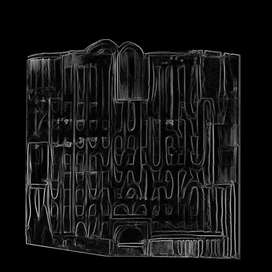
#> input picture edge/mid/DREAM-COLOR.png, 272 x 272 px, shrunk from 825 x 825 before the run; its folder holds 4 pictures in this run
$ python threshold.py
#> lines starting #> are read from the running program, lines starting #| are printed output that depends on the picture; after the words box and inside, x2 and y2 are one past the last pixel; in counts of white or black regions, pixels touching at a corner belong together
from PIL import Image
import os

def create_out_folder():
    """
    Create and out folder in the current working directory and return its
    absolute path.
    """
    cwd = os.getcwd()
    new_dir = cwd + "/out"
    if not os.path.exists(new_dir):
        os.makedirs(new_dir)
    return new_dir

def find_input_folder():
    """
    If you need to find the mid folder starting from edge folder.
    Find the input folder "/mid" in the current working directory and return its
    absolute path.
    """
    input_dir = os.getcwd() + "/mid"
    return input_dir

def create_output_image_folder(image_list, output_dir):
    """
    Create an image directory for each image in the output_dir.

    @params image_list the list of image names
    @params output_dir the path to the output folder
    """
    new_image_dir = output_dir
    for image in image_list:
        new_image_dir = output_dir + "/" + image.split(".")[0]
        if not os.path.exists(new_image_dir):
            os.mkdir(new_image_dir)

def check_png(image_list):
    """
    Check if the image is a .png. Otherwise, remove it from the image_list.

    @params image_list a list of image names.
    """
    for file in image_list[:]:
        if not(file.endswith(".png")):
            image_list.remove(file)

def create_edge_images_folder():
    """
    Create an edge_images folder in the parent folder if it does not exist and
    return its absolute path.

    @return the path to edge_images folder
    """
    cwd = os.getcwd()
    os.chdir("..")
    parent_folder = os.getcwd()
    os.chdir(cwd)
    if not os.path.exists(parent_folder + "/edge_images"):
        os.mkdir(parent_folder + "/edge_images")
    return parent_folder + "/edge_images"

def threshold_image(input_dir, output_dir, above_value, below_value, threshold_list, mod="Mod"):
    """
    Threshold the images given a threshold in the threshold_list.
    If the value in the image is above the threshold, set its value to be
    above_value and if below, set to below_value.

    This method produces many images with different thresholds and renames them
    with original image name + "Mod" + threshold. The images are saved in both
    the out directory of the current working directory and the edge_images
    folder.

    @params input_dir the path to the input directory
    @params output_dir the path to the output directory
    @params above_value the value that replaces the pixel if its value is greater than threshold
    @params below_value the value that replaces the pixel if its value is less than threshold
    @params threshold_list the list of thresholds that are considered
    @params mod the string to add to the name after thresholding
    """
    images = os.listdir(input_dir)
    check_png(images)
    create_output_image_folder(images, output_dir)
    edge_images_folder = create_edge_images_folder()
    create_output_image_folder(images,edge_images_folder)
    # Loop for every pixel, and given a threshold, turn it black or white
    for image in images:
        picture = Image.open(input_dir + "/" + image)
#> picture is the input picture: PIL image 272x272 L; min 0, max 178, mean 19.4
        new_image_dir = output_dir + "/" + image.split(".")[0]
        edge_new_image_dir = edge_images_folder + "/" + image.split(".")[0]
        # Get the size of the image
        width, height = picture.size
#> width = 272; height = 272
        for threshold in threshold_list:
        # Process every pixel
            picture = Image.open(input_dir + "/" + image)
            for x in range(width):
               for y in range(height):
                   #print(picture.getpixel((x,y)))
                   grey_value = picture.getpixel((x,y))
                   if grey_value > threshold:
                       picture.putpixel( (x,y), above_value)
                   else:
                       picture.putpixel( (x,y), below_value)
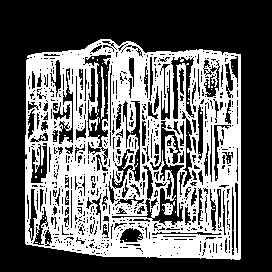
#> picture: PIL image 272x272 L; 40.3% white; 61 white regions (57 under 20 px), largest, box (x1, y1, x2, y2) and area: (25, 39, 241, 260) 29432, (101, 66, 105, 119) 120, (162, 201, 175, 215) 95, (89, 117, 100, 131) 70

            # Save to cwd /out folder
            picture.save(new_image_dir + "/" + image.split(".")[0] + mod
                     + str(threshold) + ".png", "png")
            # Save to edge_images folder in parent directory
            picture.save(edge_new_image_dir + "/" + image.split(".")[0] + mod
                     + str(threshold) + ".png", "png")
#> pass 2 of the loop in threshold_image, `for image in images:`:
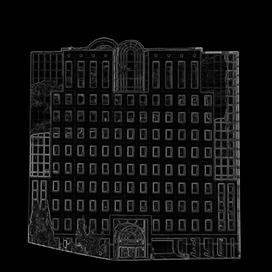
#> input picture edge/mid/ORIG-COLOR.png, 272 x 272 px, shrunk from 825 x 825 before the run
#> in threshold_image, picture is the input picture: PIL image 272x272 L; min 0, max 163, mean 16.3
#> after the loop in threshold_image, `for x in range(width):`:
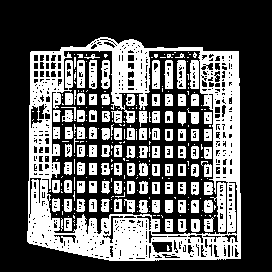
#> picture: PIL image 272x272 L; 35.2% white; 273 white regions (169 under 20 px), largest, box (x1, y1, x2, y2) and area: (27, 37, 241, 261) 15942, (210, 182, 226, 232) 382, (177, 60, 186, 89) 217
#> pass 3 of the loop in threshold_image, `for image in images:`:
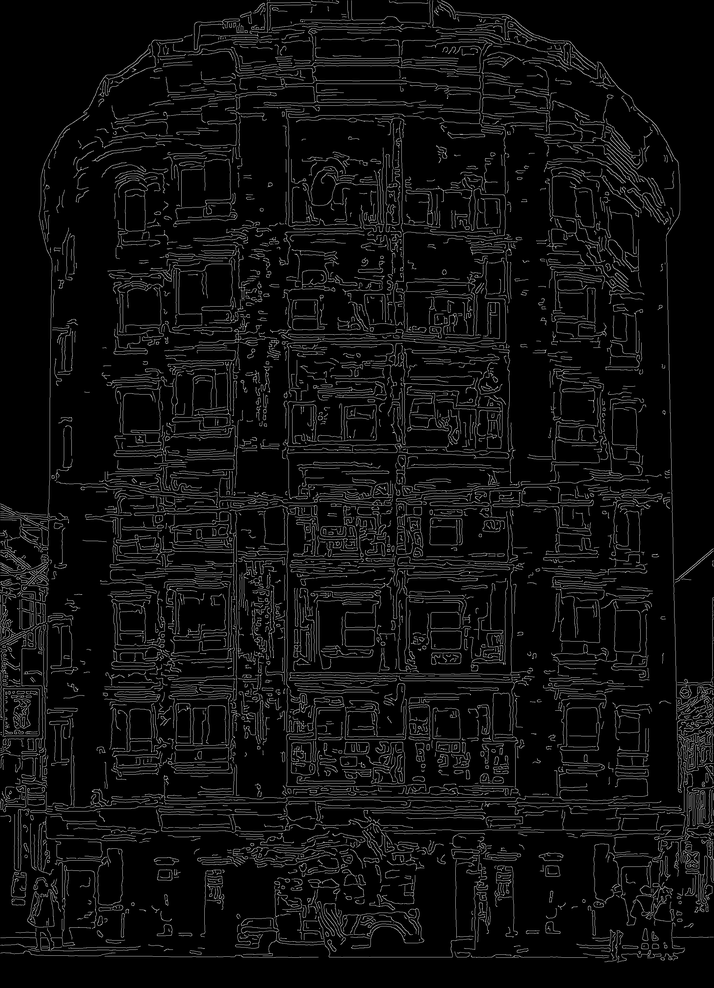
#> input picture edge/mid/ROUND.png, 714 x 988 px, shrunk from 2170 x 3000 before the run
#> in threshold_image, picture is the input picture: PIL image 714x988 L; min 0, max 198, mean 14.7
#> after the loop in threshold_image, `for x in range(width):`:
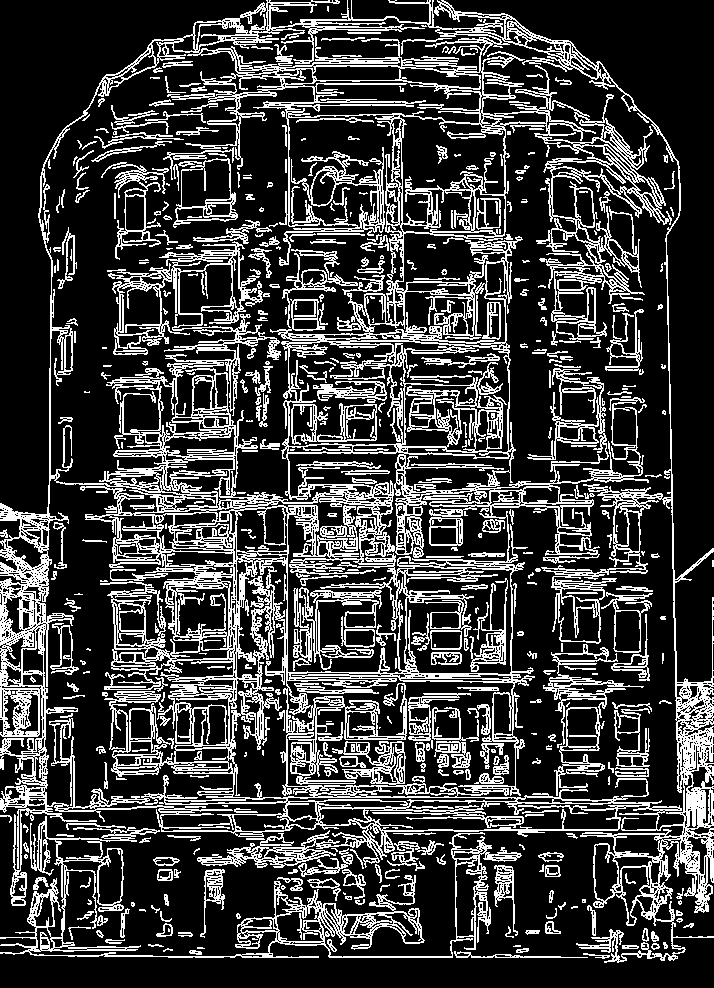
#> picture: PIL image 714x988 L; 24.3% white in thin lines or dots
#> the loop made 4 passes; the first 3 are shown

def main(above_thres_grayscale_value=255, below_thres_grayscale_value=0, thresholds=[10, 20, 30, 40]):
    """
    The main method.

    @params above_thres_grayscale_value the value of the pixel if above threshold
    @params below_thres_grayscale_value the value of the pixel if below threshold
    @params thresholds the threshold values to test
    """

    os.chdir(os.getcwd() + "/edge")

    input_dir = find_input_folder()
    output_dir = create_out_folder()
    threshold_image(input_dir, output_dir, above_thres_grayscale_value, below_thres_grayscale_value, thresholds)

    os.chdir("..")

if __name__ == "__main__":
    main()
